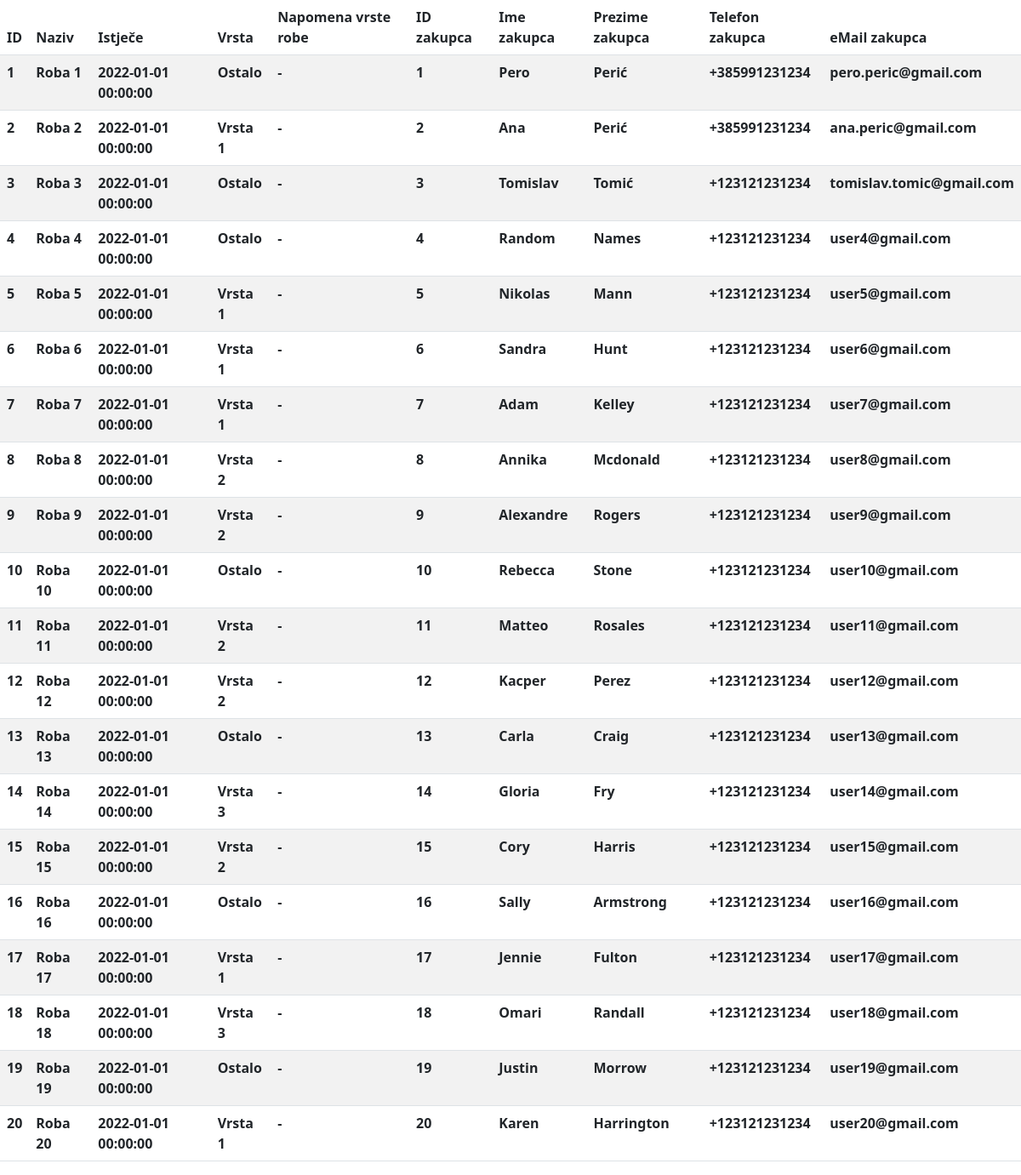
The app's page /evidencije/roba-istjece.php with its own data.
### tables this page shows
CREATE TABLE `roba` (
  `ID` int(11) NOT NULL PRIMARY KEY AUTO_INCREMENT,
  `Naziv` varchar(50) NOT NULL,
  `Istjece` datetime NOT NULL,
  `VrstaRobe_ID` int(11) NOT NULL,
  `Zakupac_ID` int(11) NOT NULL,

  FOREIGN KEY (`VrstaRobe_ID`) REFERENCES `vrstarobe`(`ID`),
  FOREIGN KEY (`Zakupac_ID`) REFERENCES `zakupac`(`ID`)

);

CREATE TABLE `vrstarobe` (
  `ID` int(11) NOT NULL PRIMARY KEY AUTO_INCREMENT,
  `Naziv` char(25) NOT NULL,
  `Napomena` varchar(100) DEFAULT NULL
);

CREATE TABLE `zakupac` (
  `ID` int(11) NOT NULL PRIMARY KEY AUTO_INCREMENT,
  `Ime` char(35) NOT NULL,
  `Prezime` varchar(35) NOT NULL,
  `Telefon` varchar(20) NOT NULL,
  `Mail` varchar(255) NOT NULL
);

### evidencije/roba-istjece.php (the view, shortened to what this page needs)
<!DOCTYPE html>
<html lang="en">
<head>
    <link rel="stylesheet" href="/skladiste/bootstrap/css/bootstrap.css">
</head>
<body>
    <?php include($_SERVER['DOCUMENT_ROOT'].'/skladiste/server/config.php'); ?>
    <table class="table table-striped" style="vertical-align: baseline;">
        <thead>
            <tr>
                <th scope="col">ID</th>
                <th scope="col">Naziv</th>
                <th scope="col">Istječe</th>
                <th scope="col">Vrsta</th>
                <th scope="col">Napomena vrste robe</th>
                <th scope="col">ID zakupca</th>
                <th scope="col">Ime zakupca</th>
                <th scope="col">Prezime zakupca</th>
                <th scope="col">Telefon zakupca</th>
                <th scope="col">eMail zakupca</th>
            </tr>
        </thead>
        <tbody>
            <?php
                $query = $DB->query("SELECT roba.*, vrstarobe.Naziv AS 'Vrsta', vrstarobe.Napomena, zakupac.Ime, zakupac.Prezime, zakupac.Telefon, zakupac.Mail FROM roba LEFT JOIN vrstarobe ON roba.VrstaRobe_ID = vrstarobe.ID LEFT JOIN zakupac ON roba.Zakupac_ID = zakupac.ID WHERE roba.Istjece < DATE_ADD(NOW(), INTERVAL +30 DAY);");
                while($row = $query->fetch_assoc()) {
                    print('<tr>');
                    print('<th scope="row">'.$row['ID'].'</th>');
                    print('<th scope="row">'.$row['Naziv'].'</th>');
                    print('<th scope="row">'.$row['Istjece'].'</th>');
                    print('<th scope="row">'.$row['Vrsta'].'</th>');
                    print('<th scope="row">'.$row['Napomena'].'</th>');
                    print('<th scope="row">'.$row['Zakupac_ID'].'</th>');
                    print('<th scope="row">'.$row['Ime'].'</th>');
                    print('<th scope="row">'.$row['Prezime'].'</th>');
                    print('<th scope="row">'.$row['Telefon'].'</th>');
                    print('<th scope="row">'.$row['Mail'].'</th>');
                    print('</tr>');
                }
            ?>
        </tbody>
    </table>
</body>
</html>

### records on screen
roba: ID "1", Naziv "Roba 1", Istjece "2022-01-01 00:00:00", VrstaRobe_ID.Naziv "Ostalo", VrstaRobe_ID.Napomena "-", Zakupac_ID "1", Zakupac_ID.Ime "Pero", Zakupac_ID.Prezime "Perić", Zakupac_ID.Telefon "+385991231234", Zakupac_ID.Mail "pero.peric@gmail.com"
roba: ID "2", Naziv "Roba 2", Istjece "2022-01-01 00:00:00", VrstaRobe_ID.Naziv "Vrsta 1", VrstaRobe_ID.Napomena "-", Zakupac_ID "2", Zakupac_ID.Ime "Ana", Zakupac_ID.Prezime "Perić", Zakupac_ID.Telefon "+385991231234", Zakupac_ID.Mail "ana.peric@gmail.com"
roba: ID "3", Naziv "Roba 3", Istjece "2022-01-01 00:00:00", VrstaRobe_ID.Naziv "Ostalo", VrstaRobe_ID.Napomena "-", Zakupac_ID "3", Zakupac_ID.Ime "Tomislav", Zakupac_ID.Prezime "Tomić", Zakupac_ID.Telefon "+123121231234", Zakupac_ID.Mail "tomislav.tomic@gmail.com"
roba: ID "4", Naziv "Roba 4", Istjece "2022-01-01 00:00:00", VrstaRobe_ID.Naziv "Ostalo", VrstaRobe_ID.Napomena "-", Zakupac_ID "4", Zakupac_ID.Ime "Random", Zakupac_ID.Prezime "Names", Zakupac_ID.Telefon "+123121231234", Zakupac_ID.Mail "user4@gmail.com"
roba: ID "5", Naziv "Roba 5", Istjece "2022-01-01 00:00:00", VrstaRobe_ID.Naziv "Vrsta 1", VrstaRobe_ID.Napomena "-", Zakupac_ID "5", Zakupac_ID.Ime "Nikolas", Zakupac_ID.Prezime "Mann", Zakupac_ID.Telefon "+123121231234", Zakupac_ID.Mail "user5@gmail.com"
roba: ID "6", Naziv "Roba 6", Istjece "2022-01-01 00:00:00", VrstaRobe_ID.Naziv "Vrsta 1", VrstaRobe_ID.Napomena "-", Zakupac_ID "6", Zakupac_ID.Ime "Sandra", Zakupac_ID.Prezime "Hunt", Zakupac_ID.Telefon "+123121231234", Zakupac_ID.Mail "user6@gmail.com"
roba: ID "7", Naziv "Roba 7", Istjece "2022-01-01 00:00:00", VrstaRobe_ID.Naziv "Vrsta 1", VrstaRobe_ID.Napomena "-", Zakupac_ID "7", Zakupac_ID.Ime "Adam", Zakupac_ID.Prezime "Kelley", Zakupac_ID.Telefon "+123121231234", Zakupac_ID.Mail "user7@gmail.com"
roba: ID "8", Naziv "Roba 8", Istjece "2022-01-01 00:00:00", VrstaRobe_ID.Naziv "Vrsta 2", VrstaRobe_ID.Napomena "-", Zakupac_ID "8", Zakupac_ID.Ime "Annika", Zakupac_ID.Prezime "Mcdonald", Zakupac_ID.Telefon "+123121231234", Zakupac_ID.Mail "user8@gmail.com"
roba: ID "9", Naziv "Roba 9", Istjece "2022-01-01 00:00:00", VrstaRobe_ID.Naziv "Vrsta 2", VrstaRobe_ID.Napomena "-", Zakupac_ID "9", Zakupac_ID.Ime "Alexandre", Zakupac_ID.Prezime "Rogers", Zakupac_ID.Telefon "+123121231234", Zakupac_ID.Mail "user9@gmail.com"
roba: ID "10", Naziv "Roba 10", Istjece "2022-01-01 00:00:00", VrstaRobe_ID.Naziv "Ostalo", VrstaRobe_ID.Napomena "-", Zakupac_ID "10", Zakupac_ID.Ime "Rebecca", Zakupac_ID.Prezime "Stone", Zakupac_ID.Telefon "+123121231234", Zakupac_ID.Mail "user10@gmail.com"
roba: ID "11", Naziv "Roba 11", Istjece "2022-01-01 00:00:00", VrstaRobe_ID.Naziv "Vrsta 2", VrstaRobe_ID.Napomena "-", Zakupac_ID "11", Zakupac_ID.Ime "Matteo", Zakupac_ID.Prezime "Rosales", Zakupac_ID.Telefon "+123121231234", Zakupac_ID.Mail "user11@gmail.com"
roba: ID "12", Naziv "Roba 12", Istjece "2022-01-01 00:00:00", VrstaRobe_ID.Naziv "Vrsta 2", VrstaRobe_ID.Napomena "-", Zakupac_ID "12", Zakupac_ID.Ime "Kacper", Zakupac_ID.Prezime "Perez", Zakupac_ID.Telefon "+123121231234", Zakupac_ID.Mail "user12@gmail.com"
roba: ID "13", Naziv "Roba 13", Istjece "2022-01-01 00:00:00", VrstaRobe_ID.Naziv "Ostalo", VrstaRobe_ID.Napomena "-", Zakupac_ID "13", Zakupac_ID.Ime "Carla", Zakupac_ID.Prezime "Craig", Zakupac_ID.Telefon "+123121231234", Zakupac_ID.Mail "user13@gmail.com"
roba: ID "14", Naziv "Roba 14", Istjece "2022-01-01 00:00:00", VrstaRobe_ID.Naziv "Vrsta 3", VrstaRobe_ID.Napomena "-", Zakupac_ID "14", Zakupac_ID.Ime "Gloria", Zakupac_ID.Prezime "Fry", Zakupac_ID.Telefon "+123121231234", Zakupac_ID.Mail "user14@gmail.com"
roba: ID "15", Naziv "Roba 15", Istjece "2022-01-01 00:00:00", VrstaRobe_ID.Naziv "Vrsta 2", VrstaRobe_ID.Napomena "-", Zakupac_ID "15", Zakupac_ID.Ime "Cory", Zakupac_ID.Prezime "Harris", Zakupac_ID.Telefon "+123121231234", Zakupac_ID.Mail "user15@gmail.com"
roba: ID "16", Naziv "Roba 16", Istjece "2022-01-01 00:00:00", VrstaRobe_ID.Naziv "Ostalo", VrstaRobe_ID.Napomena "-", Zakupac_ID "16", Zakupac_ID.Ime "Sally", Zakupac_ID.Prezime "Armstrong", Zakupac_ID.Telefon "+123121231234", Zakupac_ID.Mail "user16@gmail.com"
roba: ID "17", Naziv "Roba 17", Istjece "2022-01-01 00:00:00", VrstaRobe_ID.Naziv "Vrsta 1", VrstaRobe_ID.Napomena "-", Zakupac_ID "17", Zakupac_ID.Ime "Jennie", Zakupac_ID.Prezime "Fulton", Zakupac_ID.Telefon "+123121231234", Zakupac_ID.Mail "user17@gmail.com"
roba: ID "18", Naziv "Roba 18", Istjece "2022-01-01 00:00:00", VrstaRobe_ID.Naziv "Vrsta 3", VrstaRobe_ID.Napomena "-", Zakupac_ID "18", Zakupac_ID.Ime "Omari", Zakupac_ID.Prezime "Randall", Zakupac_ID.Telefon "+123121231234", Zakupac_ID.Mail "user18@gmail.com"
roba: ID "19", Naziv "Roba 19", Istjece "2022-01-01 00:00:00", VrstaRobe_ID.Naziv "Ostalo", VrstaRobe_ID.Napomena "-", Zakupac_ID "19", Zakupac_ID.Ime "Justin", Zakupac_ID.Prezime "Morrow", Zakupac_ID.Telefon "+123121231234", Zakupac_ID.Mail "user19@gmail.com"
roba: ID "20", Naziv "Roba 20", Istjece "2022-01-01 00:00:00", VrstaRobe_ID.Naziv "Vrsta 1", VrstaRobe_ID.Napomena "-", Zakupac_ID "20", Zakupac_ID.Ime "Karen", Zakupac_ID.Prezime "Harrington", Zakupac_ID.Telefon "+123121231234", Zakupac_ID.Mail "user20@gmail.com"
